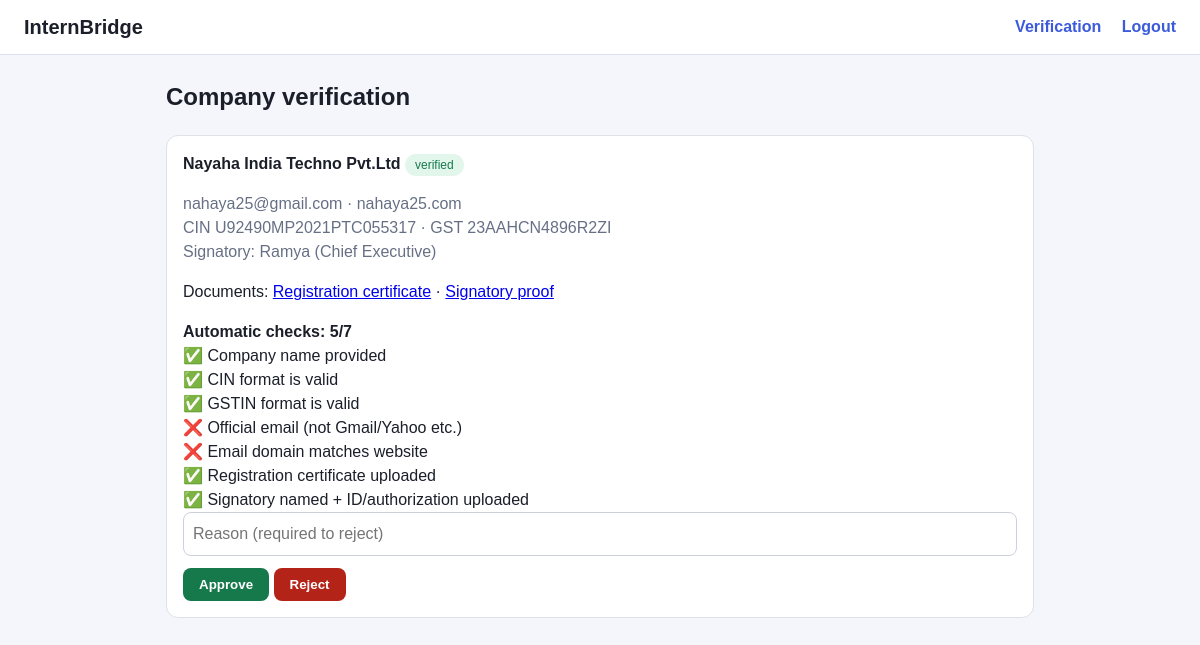
The page /admin (signed in) on the database its author committed.
### app.py (models this page shows)
class Company(db.Model):
    id = db.Column(db.Integer, primary_key=True)
    user_id = db.Column(db.Integer, db.ForeignKey("user.id"))
    name = db.Column(db.String(150))
    cin = db.Column(db.String(30))
    gst = db.Column(db.String(30))
    website = db.Column(db.String(150))
    sign_name = db.Column(db.String(100))
    sign_role = db.Column(db.String(100))
    reg_doc = db.Column(db.String(200), default="")
    sign_doc = db.Column(db.String(200), default="")
    status = db.Column(db.String(20), default="pending")  # pending/verified/rejected
    reason = db.Column(db.String(300), default="")
    jobs = db.relationship("Internship", backref="company")

class User(UserMixin, db.Model):
    id = db.Column(db.Integer, primary_key=True)
    email = db.Column(db.String(120), unique=True, nullable=False)
    password_hash = db.Column(db.String(200), nullable=False)
    role = db.Column(db.String(20), nullable=False)  # student / company / admin
    company = db.relationship("Company", backref="user", uselist=False)

### app.py (the view)
@app.route("/admin")
@role_required("admin")
def admin():
    companies = Company.query.order_by(Company.id.desc()).all()
    return render_template("admin.html", companies=companies)

### app.py (called while the page is built)
@login_manager.user_loader
def load_user(uid):
    return db.session.get(User, int(uid))

def role_required(role):
    def deco(f):
        @wraps(f)
        def wrapper(*a, **k):
            if not current_user.is_authenticated:
                return login_manager.unauthorized()
            if current_user.role != role:
                abort(403)
            return f(*a, **k)
        return wrapper
    return deco

def run_checks(c):
    site = (c.website or "").lower().replace("https://", "").replace("http://", "")
    site = site.replace("www.", "").split("/")[0]
    domain = c.user.email.split("@")[1].lower()
    return [
        ("Company name provided", len(c.name or "") > 2),
        ("CIN format is valid", bool(re.fullmatch(r"[LU]\d{5}[A-Z]{2}\d{4}[A-Z]{3}\d{6}", c.cin or ""))),
        ("GSTIN format is valid", bool(re.fullmatch(r"\d{2}[A-Z]{5}\d{4}[A-Z][1-9A-Z]Z[0-9A-Z]", c.gst or ""))),
        ("Official email (not Gmail/Yahoo etc.)", domain not in FREE_MAIL),
        ("Email domain matches website", domain == site),
        ("Registration certificate uploaded", bool(c.reg_doc)),
        ("Signatory named + ID/authorization uploaded", bool(c.sign_name) and bool(c.sign_doc)),
    ]

### templates/admin.html
{% extends "base.html" %}
{% block content %}
<h2>Company verification</h2>
{% for c in companies %}
<div class="card">
  <b>{{ c.name }}</b> <span class="tag {{ c.status }}">{{ c.status }}</span>
  <p class="mu">{{ c.user.email }} · {{ c.website }}<br>CIN {{ c.cin }} · GST {{ c.gst }}<br>
  Signatory: {{ c.sign_name }} ({{ c.sign_role }})</p>
  <p>Documents:
    {% if c.reg_doc %}<a href="{{ url_for('files', name=c.reg_doc) }}" target="_blank">Registration certificate</a>{% endif %}
    {% if c.sign_doc %} · <a href="{{ url_for('files', name=c.sign_doc) }}" target="_blank">Signatory proof</a>{% endif %}</p>
  {% set checks = run_checks(c) %}
  <b>Automatic checks: {{ checks | selectattr(1) | list | length }}/{{ checks | length }}</b>
  {% for label, ok in checks %}<div>{{ '✅' if ok else '❌' }} {{ label }}</div>{% endfor %}
  <form method="post">
    <input name="reason" placeholder="Reason (required to reject)">
    <button formaction="{{ url_for('admin_action', cid=c.id, action='approve') }}" class="good">Approve</button>
    <button formaction="{{ url_for('admin_action', cid=c.id, action='reject') }}" class="bad">Reject</button>
  </form>
</div>
{% else %}<p class="mu">No companies registered yet.</p>{% endfor %}
{% endblock %}

### templates/base.html (shortened to what this page needs)
<!DOCTYPE html>
<html>
<head>
  <link rel="stylesheet" href="{{ url_for('static', filename='style.css') }}">
</head>
<body>
<nav>
  <a class="logo" href="/">InternBridge</a>
  <div>
  {% if current_user.is_authenticated %}
    {% if current_user.role == 'company' %}
      <a href="{{ url_for('company_dashboard') }}">Dashboard</a>
      <a href="{{ url_for('post_job') }}">Post internship</a>
      <a href="{{ url_for('applicants') }}">Applicants</a>
    {% elif current_user.role == 'student' %}
      <a href="{{ url_for('student_dashboard') }}">My projects</a>
      <a href="{{ url_for('jobs') }}">Internships</a>
      <a href="{{ url_for('my_applications') }}">My applications</a>
    {% else %}
      <a href="{{ url_for('admin') }}">Verification</a>
    {% endif %}
    <a href="{{ url_for('logout') }}">Logout</a>
  {% else %}
    <a href="{{ url_for('login') }}">Login</a>
    <a href="{{ url_for('register') }}">Register</a>
  {% endif %}
  </div>
</nav>
<main>
  {% block content %}{% endblock %}
</main>
</body>
</html>

### static/style.css (style rules this page uses)
* { box-sizing: border-box; }
body { margin: 0; font-family: Arial, sans-serif; background: #f4f6fb; color: #1b1f2a; line-height: 1.5; }
nav { display: flex; justify-content: space-between; align-items: center; background: #fff; padding: 12px 24px; border-bottom: 1px solid #dde1ea; flex-wrap: wrap; gap: 8px; }
nav a { margin-left: 16px; text-decoration: none; color: #3b5bdb; font-weight: 600; }
nav .logo { font-size: 20px; color: #1b1f2a; margin: 0; }
main { max-width: 900px; margin: 24px auto; padding: 0 16px; }
.card { background: #fff; border: 1px solid #dde1ea; border-radius: 12px; padding: 16px; margin-bottom: 14px; }
input, select, textarea { width: 100%; padding: 9px; border: 1px solid #ccd1dc; border-radius: 8px; font: inherit; }
button, .btn { display: inline-block; margin-top: 12px; padding: 9px 16px; border: 0; border-radius: 8px; background: #3b5bdb; color: #fff; font-weight: 600; cursor: pointer; text-decoration: none; }
button.good { background: #16794c; }
button.bad { background: #b42318; }
.mu { color: #667085; }
.tag { display: inline-block; padding: 2px 10px; border-radius: 99px; font-size: 12px; background: #e3e6ee; }
.tag.verified, .tag.selected { background: #e3f6ec; color: #16794c; }

### rows shown on the page
Company: name "Nayaha India Techno Pvt.Ltd", status "verified", user.email "nahaya25@gmail.com", website "nahaya25.com", cin "U92490MP2021PTC055317", gst "23AAHCN4896R2ZI", sign_name "Ramya", sign_role "Chief Executive", checks "5", checks "7", value "✅" "✅" "✅" "❌" "❌" "✅" "✅", checks "Company name provided" "CIN format is valid" "GSTIN format is valid" "Official email (not Gmail/Yahoo etc.)" "Email domain matches website" "Registration certificate uploaded" "Signatory named + ID/authorization uploaded"
